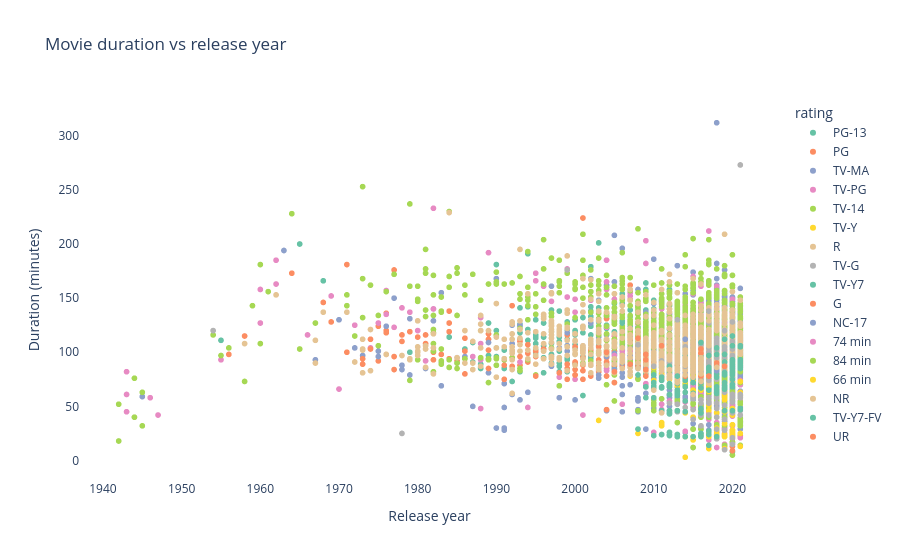

The cell this chart's notebook holds for it:
### Markdown cell above
CHART - 5 INTERACTIVE PLOTLY SCATTER

### Code cell
movies = df[df['type']=='Movie'].copy()
movies['duration_min'] = movies['duration'].str.extract('(\d+)').astype(float)

fig = px.scatter(movies, x='release_year', y='duration_min',
                 color='rating', hover_data=['title','country'],
                 title='Movie duration vs release year',
                 labels={'release_year':'Release year',
                         'duration_min':'Duration (minutes)'},
                 color_discrete_sequence=px.colors.qualitative.Set2)
fig.update_layout(plot_bgcolor='white')
fig.write_html('movie_scatter.html')
fig.show()

plt.rcParams.update({
    'font.family': 'sans-serif',
    'axes.spines.top':False,
    'axes.spines.right':False,
    'axes.grid': True,
    'grid.alpha': 0.3,
    'grid.linestyle': '--',
    'figure.dpi': 120
})
sns.set_theme(style='whitegrid', palette='colorblind')

### Figure 1 — Plotly figure (JSON) as saved in the notebook; plotly's stock layout.template omitted (floating-point values rounded to 4 significant figures; data arrays with more than 128 entries replaced by an {"elided": "..."} marker saying what was removed)
{"data": [{"customdata": {"elided": "490x2 str values"}, "hovertemplate": "rating=PG-13<br>Release year=%{x}<br>Duration (minutes)=%{y}<br>title=%{customdata[0]}<br>country=%{customdata[1]}<extra></extra>", "legendgroup": "PG-13", "marker": {"color": "rgb(102,194,165)", "symbol": "circle"}, "mode": "markers", "name": "PG-13", "showlegend": true, "type": "scattergl", "x": {"elided": "490 int values"}, "xaxis": "x", "y": {"elided": "490 int values"}, "yaxis": "y"}, {"customdata": {"elided": "287x2 str values"}, "hovertemplate": "rating=PG<br>Release year=%{x}<br>Duration (minutes)=%{y}<br>title=%{customdata[0]}<br>country=%{customdata[1]}<extra></extra>", "legendgroup": "PG", "marker": {"color": "rgb(252,141,98)", "symbol": "circle"}, "mode": "markers", "name": "PG", "showlegend": true, "type": "scattergl", "x": {"elided": "287 int values"}, "xaxis": "x", "y": {"elided": "287 int values"}, "yaxis": "y"}, {"customdata": {"elided": "2062x2 str values"}, "hovertemplate": "rating=TV-MA<br>Release year=%{x}<br>Duration (minutes)=%{y}<br>title=%{customdata[0]}<br>country=%{customdata[1]}<extra></extra>", "legendgroup": "TV-MA", "marker": {"color": "rgb(141,160,203)", "symbol": "circle"}, "mode": "markers", "name": "TV-MA", "showlegend": true, "type": "scattergl", "x": {"elided": "2062 int values"}, "xaxis": "x", "y": {"elided": "2062 int values"}, "yaxis": "y"}, {"customdata": {"elided": "540x2 str values"}, "hovertemplate": "rating=TV-PG<br>Release year=%{x}<br>Duration (minutes)=%{y}<br>title=%{customdata[0]}<br>country=%{customdata[1]}<extra></extra>", "legendgroup": "TV-PG", "marker": {"color": "rgb(231,138,195)", "symbol": "circle"}, "mode": "markers", "name": "TV-PG", "showlegend": true, "type": "scattergl", "x": {"elided": "540 int values"}, "xaxis": "x", "y": {"elided": "540 int values"}, "yaxis": "y"}, {"customdata": {"elided": "1427x2 str values"}, "hovertemplate": "rating=TV-14<br>Release year=%{x}<br>Duration (minutes)=%{y}<br>title=%{customdata[0]}<br>country=%{customdata[1]}<extra></extra>", "legendgroup": "TV-14", "marker": {"color": "rgb(166,216,84)", "symbol": "circle"}, "mode": "markers", "name": "TV-14", "showlegend": true, "type": "scattergl", "x": {"elided": "1427 int values"}, "xaxis": "x", "y": {"elided": "1427 int values"}, "yaxis": "y"}, {"customdata": {"elided": "131x2 str values"}, "hovertemplate": "rating=TV-Y<br>Release year=%{x}<br>Duration (minutes)=%{y}<br>title=%{customdata[0]}<br>country=%{customdata[1]}<extra></extra>", "legendgroup": "TV-Y", "marker": {"color": "rgb(255,217,47)", "symbol": "circle"}, "mode": "markers", "name": "TV-Y", "showlegend": true, "type": "scattergl", "x": {"elided": "131 int values"}, "xaxis": "x", "y": {"elided": "131 int values"}, "yaxis": "y"}, {"customdata": {"elided": "797x2 str values"}, "hovertemplate": "rating=R<br>Release year=%{x}<br>Duration (minutes)=%{y}<br>title=%{customdata[0]}<br>country=%{customdata[1]}<extra></extra>", "legendgroup": "R", "marker": {"color": "rgb(229,196,148)", "symbol": "circle"}, "mode": "markers", "name": "R", "showlegend": true, "type": "scattergl", "x": {"elided": "797 int values"}, "xaxis": "x", "y": {"elided": "797 int values"}, "yaxis": "y"}, {"customdata": {"elided": "126x2 str values"}, "hovertemplate": "rating=TV-G<br>Release year=%{x}<br>Duration (minutes)=%{y}<br>title=%{customdata[0]}<br>country=%{customdata[1]}<extra></extra>", "legendgroup": "TV-G", "marker": {"color": "rgb(179,179,179)", "symbol": "circle"}, "mode": "markers", "name": "TV-G", "showlegend": true, "type": "scattergl", "x": [2021, 2021, 2021, 2021, 2019, 2021, 2021, 2015, 2015, 2020, 2020, 2020, 2020, 2020, 2021, 2020, 2021, 2021, 2020, 2020, 2019, 2018, 2016, 2020, 2018, 2017, 2018, 1954, 2008, 2020, 2020, 2018, 2020, 2017, 2017, 2020, 2020, 2020, 2020, 2020, 2019, 2020, 2020, 2020, 2020, 2017, 2020, 2020, 2018, 2018, 2020, 2016, 2019, 2020, 2017, 2020, 2019, 1999, 2019, 2019, 2019, 2019, 2018, 2019, 2019, 2019, 2019, 2019, 2014, 2012, 2019, 2018, 2018, 2018, 2018, 2018, 2017, 2018, 2017, 2017, 2017, 2016, 2016, 2015, 2013, 2011, 2016, 2013, 2017, 2013, 2013, 1978, 2015, 2016, 2017, 2010, 2015, 2016, 2017, 2016, 2015, 2017, 2010, 1999, 2016, 2018, 2013, 2016, 2016, 2017, 2018, 2017, 2017, 2018, 2012, 2017, 2010, 2014, 2014, 2016, 2018, 2016, 2017, 2017, 2018, 2017], "xaxis": "x", "y": [106, 87, 46, 92, 95, 273, 61, 60, 60, 58, 61, 15, 54, 84, 60, 92, 42, 58, 58, 105, 102, 110, 107, 97, 107, 84, 84, 120, 107, 87, 96, 87, 85, 127, 92, 86, 93, 59, 71, 44, 120, 104, 110, 86, 83, 100, 128, 93, 102, 109, 81, 107, 95, 103, 83, 21, 82, 176, 81, 67, 28, 87, 20, 38, 10, 63, 105, 70, 87, 90, 51, 29, 58, 102, 95, 88, 74, 40, 78, 84, 105, 82, 86, 38, 130, 92, 92, 45, 90, 52, 52, 25, 47, 73, 104, 87, 88, 75, 42, 90, 57, 138, 87, 176, 56, 48, 60, 42, 53, 53, 113, 54, 53, 53, 53, 87, 72, 105, 49, 92, 75, 32, 58, 82, 68, 87], "yaxis": "y"}, {"customdata": {"elided": "139x2 str values"}, "hovertemplate": "rating=TV-Y7<br>Release year=%{x}<br>Duration (minutes)=%{y}<br>title=%{customdata[0]}<br>country=%{customdata[1]}<extra></extra>", "legendgroup": "TV-Y7", "marker": {"color": "rgb(102,194,165)", "symbol": "circle"}, "mode": "markers", "name": "TV-Y7", "showlegend": true, "type": "scattergl", "x": {"elided": "139 int values"}, "xaxis": "x", "y": {"elided": "139 int values"}, "yaxis": "y"}, {"customdata": [["A Champion Heart", "United States"], ["Hachi: A Dog's Tale", "United Kingdom, United States"], ["My Fair Lady", "United States"], ["Canvas", "United States"], ["A Shaun the Sheep Movie: Farmageddon", "United Kingdom, France, Belgium, Ireland, United States"], ["Garfield's Pet Force", "South Korea, United States"], ["Jimmy Neutron: Boy Genius", "United States, Spain"], ["Rugrats in Paris: The Movie", "Germany, United States"], ["The Rugrats Movie", "United States"], ["Spookley the Square Pumpkin", "United States"], ["The Pixar Story", "United States"], ["Pup Star: World Tour", "Canada, Japan, United States"], ["Ghost of the Mountains", "United States"], ["Growing Up Wild", "United States"], ["Tini: The New Life of Violetta", "Spain, Italy, Argentina"], ["Pup Star", "Canada"], ["All Dogs Go to Heaven", "Ireland, United Kingdom, United States"], ["An American Tail", "United States"], ["An American Tail: Fievel Goes West", "United States"], ["An American Tail: The Mystery of the Night Monster", "United States"], ["An American Tail: The Treasures of Manhattan Island", "United States"], ["Balto", "United States"], ["Balto 2: Wolf Quest", "United States"], ["Balto 3: Wings of Change", "United States"], ["Charlotte's Web", "United States"], ["Chicken Little", "United States"], ["Chitty Chitty Bang Bang", "United Kingdom, United States"], ["Fiddler on the Roof", "United States"], ["For the Love of Benji", "United States"], ["Forbidden Planet", "United States"], ["Gigi", "United States"], ["Justin Bieber: Never Say Never", "United States"], ["Océans", "France, Switzerland, Spain, United States, United Arab Emirates"], ["Tarzan", "United States"], ["Tarzan 2", "United States"], ["The Pirate Fairy", "United States"], ["The Polar Express", "United States"], ["The Princess and the Frog", "United States"], ["Tinker Bell and the Legend of the NeverBeast", "United States"], ["True Grit", "United States"], ["Willy Wonka & the Chocolate Factory", "United States, East Germany, West Germany"]], "hovertemplate": "rating=G<br>Release year=%{x}<br>Duration (minutes)=%{y}<br>title=%{customdata[0]}<br>country=%{customdata[1]}<extra></extra>", "legendgroup": "G", "marker": {"color": "rgb(252,141,98)", "symbol": "circle"}, "mode": "markers", "name": "G", "showlegend": true, "type": "scattergl", "x": [2018, 2009, 1964, 2020, 2019, 2009, 2001, 2000, 1998, 2004, 2007, 2018, 2017, 2016, 2016, 2016, 1989, 1986, 1991, 1999, 2000, 1995, 2001, 2004, 1973, 2005, 1968, 1971, 1977, 1956, 1958, 2011, 2009, 1999, 2005, 2014, 2004, 2009, 2014, 1969, 1971], "xaxis": "x", "y": [90, 93, 173, 9, 87, 78, 83, 79, 81, 47, 89, 87, 78, 78, 99, 92, 85, 80, 75, 75, 79, 78, 75, 78, 94, 82, 146, 181, 84, 98, 115, 106, 84, 89, 72, 78, 100, 98, 78, 128, 100], "yaxis": "y"}, {"customdata": [["Swearnet: The Movie", "Canada"], ["Blue Is the Warmest Color", "France, Belgium, Spain"], ["Lady-Like", "United States"]], "hovertemplate": "rating=NC-17<br>Release year=%{x}<br>Duration (minutes)=%{y}<br>title=%{customdata[0]}<br>country=%{customdata[1]}<extra></extra>", "legendgroup": "NC-17", "marker": {"color": "rgb(141,160,203)", "symbol": "circle"}, "mode": "markers", "name": "NC-17", "showlegend": true, "type": "scattergl", "x": [2014, 2013, 2018], "xaxis": "x", "y": [112, 180, 83], "yaxis": "y"}, {"customdata": [["Louis C.K. 2017", "United States"]], "hovertemplate": "rating=74 min<br>Release year=%{x}<br>Duration (minutes)=%{y}<br>title=%{customdata[0]}<br>country=%{customdata[1]}<extra></extra>", "legendgroup": "74 min", "marker": {"color": "rgb(231,138,195)", "symbol": "circle"}, "mode": "markers", "name": "74 min", "showlegend": true, "type": "scattergl", "x": [2017], "xaxis": "x", "y": [null], "yaxis": "y"}, {"customdata": [["Louis C.K.: Hilarious", "United States"]], "hovertemplate": "rating=84 min<br>Release year=%{x}<br>Duration (minutes)=%{y}<br>title=%{customdata[0]}<br>country=%{customdata[1]}<extra></extra>", "legendgroup": "84 min", "marker": {"color": "rgb(166,216,84)", "symbol": "circle"}, "mode": "markers", "name": "84 min", "showlegend": true, "type": "scattergl", "x": [2010], "xaxis": "x", "y": [null], "yaxis": "y"}, {"customdata": [["Louis C.K.: Live at the Comedy Store", "United States"]], "hovertemplate": "rating=66 min<br>Release year=%{x}<br>Duration (minutes)=%{y}<br>title=%{customdata[0]}<br>country=%{customdata[1]}<extra></extra>", "legendgroup": "66 min", "marker": {"color": "rgb(255,217,47)", "symbol": "circle"}, "mode": "markers", "name": "66 min", "showlegend": true, "type": "scattergl", "x": [2015], "xaxis": "x", "y": [null], "yaxis": "y"}, {"customdata": {"elided": "75x2 str values"}, "hovertemplate": "rating=NR<br>Release year=%{x}<br>Duration (minutes)=%{y}<br>title=%{customdata[0]}<br>country=%{customdata[1]}<extra></extra>", "legendgroup": "NR", "marker": {"color": "rgb(229,196,148)", "symbol": "circle"}, "mode": "markers", "name": "NR", "showlegend": true, "type": "scattergl", "x": [2015, 2015, 2015, 2011, 2010, 2018, 2012, 2016, 2016, 2016, 2014, 2015, 2010, 1958, 2012, 2015, 1991, 2014, 2015, 1985, 2012, 2014, 2015, 2015, 2012, 2017, 2014, 2016, 2016, 2016, 2015, 2015, 2013, 2014, 2014, 2006, 2015, 2013, 2016, 2015, 1987, 2016, 2011, 2016, 2007, 2016, 2016, 2013, 2016, 2007, 2015, 2015, 2016, 2016, 2012, 2013, 1991, 2016, 2016, 2014, 2016, 2015, 2016, 2016, 2015, 2015, 2010, 2010, 2016, 2013, 2017, 2004, 2013, 1981, 1973], "xaxis": "x", "y": [84, 90, 86, 44, 112, 86, 93, 86, 133, 95, 92, 95, 65, 108, 105, 115, 112, 99, 96, 95, 79, 102, 101, 61, 77, 129, 79, 90, 103, 93, 110, 88, 75, 95, 88, 85, 81, 85, 91, 116, 84, 143, 90, 86, 79, 80, 84, 117, 111, 82, 86, 93, 88, 118, 84, 72, 94, 73, 85, 100, 123, 135, 87, 87, 90, 77, 125, 125, 94, 125, 106, 106, 75, 86, 81], "yaxis": "y"}, {"customdata": [["Dear Dracula", "United States"], ["LEGO Ninjago: Masters of Spinjitzu: Day of the Departed", "Denmark, China"], ["Leo the Lion", "United States, Italy"], ["Little Singham aur Kaal ka Mahajaal", null], ["Motu Patlu: King of Kings", "India"]], "hovertemplate": "rating=TV-Y7-FV<br>Release year=%{x}<br>Duration (minutes)=%{y}<br>title=%{customdata[0]}<br>country=%{customdata[1]}<extra></extra>", "legendgroup": "TV-Y7-FV", "marker": {"color": "rgb(102,194,165)", "symbol": "circle"}, "mode": "markers", "name": "TV-Y7-FV", "showlegend": true, "type": "scattergl", "x": [2012, 2016, 2013, 2018, 2016], "xaxis": "x", "y": [43, 44, 78, 68, 109], "yaxis": "y"}, {"customdata": [["Immoral Tales", "France"], ["Sex Doll", "United Kingdom, France"], ["You Don't Mess with the Zohan", "United States"]], "hovertemplate": "rating=UR<br>Release year=%{x}<br>Duration (minutes)=%{y}<br>title=%{customdata[0]}<br>country=%{customdata[1]}<extra></extra>", "legendgroup": "UR", "marker": {"color": "rgb(252,141,98)", "symbol": "circle"}, "mode": "markers", "name": "UR", "showlegend": true, "type": "scattergl", "x": [1974, 2016, 2008], "xaxis": "x", "y": [103, 103, 113], "yaxis": "y"}], "layout": {"legend": {"title": {"text": "rating"}, "tracegroupgap": 0}, "plot_bgcolor": "white", "title": {"text": "Movie duration vs release year"}, "xaxis": {"anchor": "y", "domain": [0, 1], "title": {"text": "Release year"}}, "yaxis": {"anchor": "x", "domain": [0, 1], "title": {"text": "Duration (minutes)"}}}}
